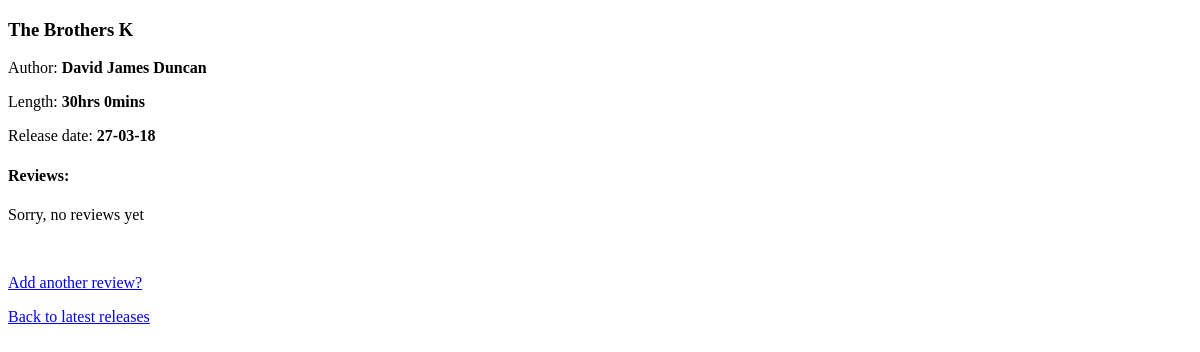
Before: /audiobooks/2/after_review/ with the older database file.
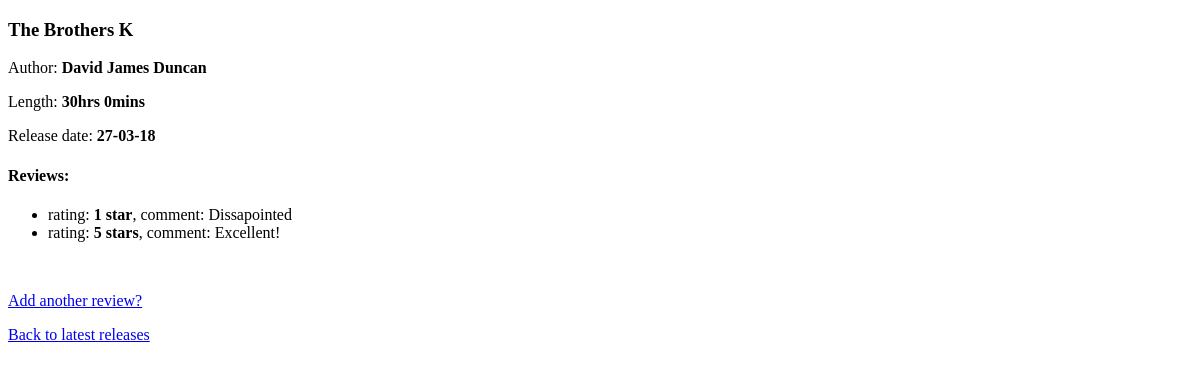
After: the same page with the newer database file.
### audiobooks/models.py (models this page shows, shortened)
class Review(models.Model):
    rating = models.IntegerField()
    comment = models.CharField(max_length=300, null=True, blank=True)
    timestamp = models.DateTimeField(auto_now_add=True)
    for_audiobook = models.ForeignKey(to=Audiobook, on_delete=models.CASCADE)

### audiobooks/views.py (the view)
# urls.py: path("<int:pk>/after_review/", views.DetailAfterReview.as_view(), name = 'after_review'),
class DetailAfterReview(DetailView):
    template_name = 'audiobooks/detail_after_review.html'
    model = Audiobook

### audiobooks/models.py (called while the page is built)
    def format_length(self):
        if self.length:
            hour, min = divmod(self.length, 60)
            return "{}hrs {}mins".format(hour, min)
        else:
            return "unknown"

    def format_date(self):
        if self.released_date:
            return date.strftime(self.released_date, "%d-%m-%y")
        else:
            return "unknown"

### templates/audiobooks/detail_after_review.html (shortened to what this page needs)
<!DOCTYPE html>
<html lang="en">
<head>
</head>
<body>
<h3>{{ audiobook.title }}</h3>
    {% if audiobook.author %}
        <p>Author: <strong>{{ audiobook.author }}</strong></p>
    {% endif %}
    {% if audiobook.length %}
        <p>Length: <strong>{{ audiobook.format_length }}</strong></p>
    {% endif %}
    {% if audiobook.released_date %}
        <p>Release date: <strong>{{ audiobook.format_date }}</strong></p>
    {% endif %}
    <h4>Reviews:</h4>
    {% if audiobook.review_set.all.count > 0 %}
        <ul>
            {% for review in audiobook.review_set.all %}
                <li>rating: <strong>{{ review.rating }} star{{ review.rating|pluralize }}</strong>,
                    comment: {{ review.comment }}</li>
            {% endfor %}
        </ul>
    {% else %}
        <p>Sorry, no reviews yet</p>
    {% endif %}
    <br>
    <p><a href="{%  url 'audiobooks:detail' audiobook.id %}">Add another review?</a></p>
    <p><a href="{% url 'audiobooks:index' %}">Back to latest releases</a></p>
</body>
</html>

Changed rows visible on the page:
added Review: rating "1", comment "Dissapointed"
added Review: rating "5", comment "Excellent!"
Other visible differences:
text no longer shown: "Sorry, no reviews yet"
